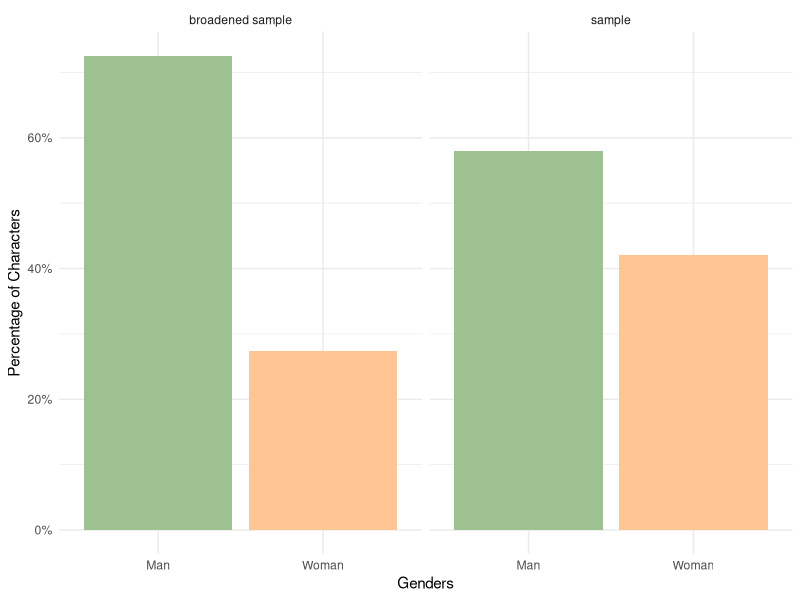

This figure's R source:
library(tidyverse)
library(readr)
library(ggplot2)
library(stringr)

character_list <- read_csv("dictionary_fictional_characters_gender.csv")
old_character_list <- read_csv("old_gender_data.csv")

filtered_gender <- character_list|>
  mutate(gender = case_when(gender == 'Boy' ~ 'Man',
                            gender == 'Female' ~'Woman',
                            gender == 'Girl'~ 'Woman',
                            gender == 'Woman'~ 'Woman',
                            gender == 'Man'~ 'Man',
                            gender == 'Male'~ 'Man',
                            TRUE~ NA)) |>
  select(-start_year)|>
  filter(gender == 'Man'| gender== 'Woman') |>
  mutate(method = 'broadened sample')

old_filtered_gender <- old_character_list|>
  mutate(gender = case_when(gender == 'Boy' ~ 'Man',
                            gender == 'Female' ~'Woman',
                            gender == 'Girl'~ 'Woman',
                            gender == 'Woman'~ 'Woman',
                            gender == 'Man'~ 'Man',
                            gender == 'Male'~ 'Man',
                            TRUE~ NA)) |>
  na.omit() |>
  filter(gender == 'Man'| gender== 'Woman') |>
  unique() |>
  mutate(method = 'sample') 

together <- rbind(old_filtered_gender,filtered_gender)

# ggplot(data =together) +
#   aes(x= gender)+
#   geom_bar(aes(y = after_stat(prop), group = method, fill = gender)) +
#   scale_y_continuous(labels = scales::percent)+
#   xlab('Genders') +
#   ylab('Percentage of Characters')+
#   facet_wrap(~method)+
#   theme_minimal() +
#   scale_fill_manual(values = c('#9dc190','#ffc594'))+
#   theme(legend.position = "none")

counts <- together |>
  group_by(method, gender) |>
  summarise(count = n())

method_counts <- together |>
  group_by(method) |>
  summarise(group_count = n())

counts <- counts |> 
  left_join(method_counts) |>
  mutate(percentage = count / group_count)

ggplot(data = counts) +
  aes(x = gender, y = percentage, fill = gender) +
  geom_col()+
  scale_y_continuous(labels = scales::percent)+
  xlab('Genders') +
  ylab('Percentage of Characters')+
  facet_wrap(~method)+
  theme_minimal() +
  scale_fill_manual(values = c('#9dc190','#ffc594'))+
  theme(legend.position = "none")
